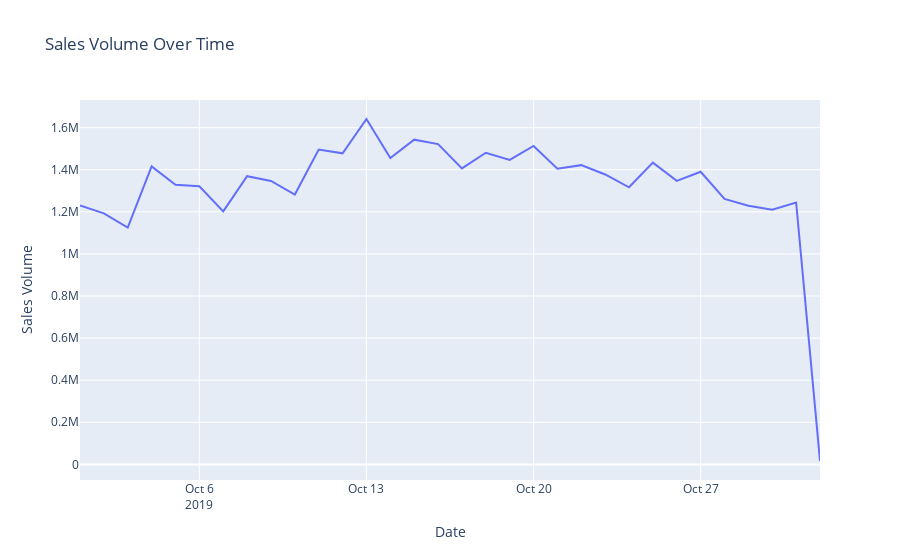

Source (notebook cell):
### Code cell
# 4. Sales Volume Over Time
query = """
SELECT date, COUNT(*) as count
FROM ecommerce_data
GROUP BY date
ORDER BY date
"""
sales_time_df = spark.sql(query).toPandas()

fig = px.line(sales_time_df, x='date', y='count', title='Sales Volume Over Time', 
              labels={'date': 'Date', 'count': 'Sales Volume'})
fig.show()

### Figure 1 — Plotly figure (JSON) as saved in the notebook; plotly's stock layout.template omitted (floating-point values rounded to 4 significant figures)
{"data": [{"hovertemplate": "Date=%{x}<br>Sales Volume=%{y}<extra></extra>", "legendgroup": "", "line": {"color": "#636efa", "dash": "solid"}, "marker": {"symbol": "circle"}, "mode": "lines", "name": "", "orientation": "v", "showlegend": false, "type": "scatter", "x": ["2019-10-01", "2019-10-02", "2019-10-03", "2019-10-04", "2019-10-05", "2019-10-06", "2019-10-07", "2019-10-08", "2019-10-09", "2019-10-10", "2019-10-11", "2019-10-12", "2019-10-13", "2019-10-14", "2019-10-15", "2019-10-16", "2019-10-17", "2019-10-18", "2019-10-19", "2019-10-20", "2019-10-21", "2019-10-22", "2019-10-23", "2019-10-24", "2019-10-25", "2019-10-26", "2019-10-27", "2019-10-28", "2019-10-29", "2019-10-30", "2019-10-31", "2019-11-01"], "xaxis": "x", "y": [1230402, 1192377, 1125472, 1415900, 1328554, 1321393, 1202095, 1369372, 1346685, 1282164, 1496142, 1478092, 1641000, 1455555, 1542742, 1521948, 1406134, 1480488, 1446691, 1512873, 1404701, 1421758, 1377511, 1316581, 1433828, 1347303, 1390540, 1261033, 1228845, 1210010, 1244474, 16101], "yaxis": "y"}], "layout": {"legend": {"tracegroupgap": 0}, "title": {"text": "Sales Volume Over Time"}, "xaxis": {"anchor": "y", "domain": [0, 1], "title": {"text": "Date"}}, "yaxis": {"anchor": "x", "domain": [0, 1], "title": {"text": "Sales Volume"}}}}
